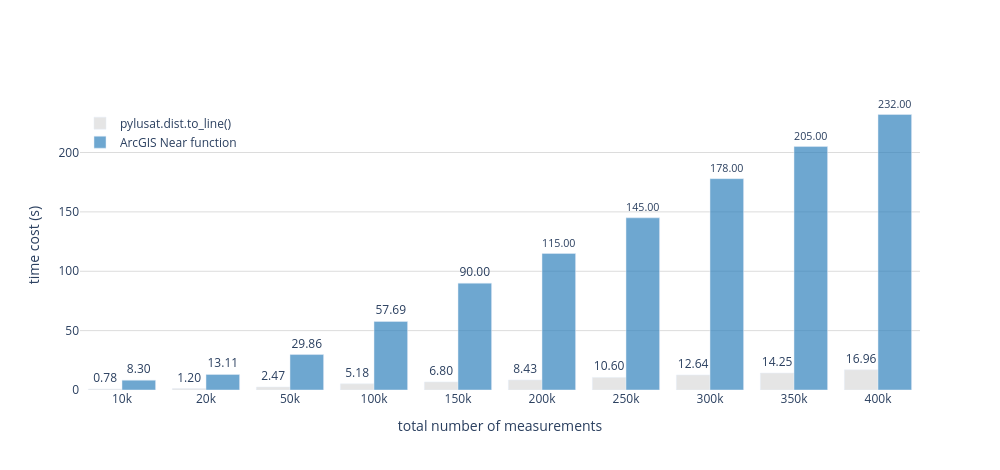

Write notebook code for a chart like this one.
### Code cell
fig = go.Figure()

fig.add_trace(go.Bar(
    x=line_dist_df['number of points'],
    y=line_dist_df['pylusat.dist.to_line()'],
    name='pylusat.dist.to_line()',
    marker_color='rgba(204,204,204,0.5)',
))

fig.add_trace(go.Bar(
    x=line_dist_df['number of points'],
    y=line_dist_df['ArcGIS Near function'],
    name='ArcGIS Near function',
    marker_color='rgba(49,130,189,0.7)',
))

fig.update_traces(texttemplate='%{y:.2f}', textposition='outside')
fig.update_xaxes(showgrid=False, title='total number of measurements')
fig.update_yaxes(showgrid=True, title='time cost (s)',
                 gridwidth=1, gridcolor='gainsboro')
fig.update_layout(
    width=1000, height=470,
    showlegend=True,
    plot_bgcolor='rgba(0,0,0,0)',
    legend=dict(
        yanchor="top",
        y=0.97,
        xanchor="left",
        x=0,
        bgcolor='rgba(0,0,0,0)'
    )
)

# fig.write_image("line_dist.png", scale=5, width=1000, height=470)
fig.show()

### Figure 1 — Plotly figure (JSON) as saved in the notebook; plotly's stock layout.template omitted (floating-point values rounded to 4 significant figures)
{"data": [{"marker": {"color": "rgba(204,204,204,0.5)"}, "name": "pylusat.dist.to_line()", "textposition": "outside", "texttemplate": "%{y:.2f}", "type": "bar", "x": ["10k", "20k", "50k", "100k", "150k", "200k", "250k", "300k", "350k", "400k"], "y": [0.78, 1.2, 2.47, 5.18, 6.8, 8.43, 10.6, 12.64, 14.25, 16.96]}, {"marker": {"color": "rgba(49,130,189,0.7)"}, "name": "ArcGIS Near function", "textposition": "outside", "texttemplate": "%{y:.2f}", "type": "bar", "x": ["10k", "20k", "50k", "100k", "150k", "200k", "250k", "300k", "350k", "400k"], "y": [8.3, 13.11, 29.86, 57.69, 90.0, 115.0, 145.0, 178.0, 205.0, 232.0]}], "layout": {"height": 470, "legend": {"bgcolor": "rgba(0,0,0,0)", "x": 0, "xanchor": "left", "y": 0.97, "yanchor": "top"}, "plot_bgcolor": "rgba(0,0,0,0)", "showlegend": true, "width": 1000, "xaxis": {"showgrid": false, "title": {"text": "total number of measurements"}}, "yaxis": {"gridcolor": "gainsboro", "gridwidth": 1, "showgrid": true, "title": {"text": "time cost (s)"}}}}
